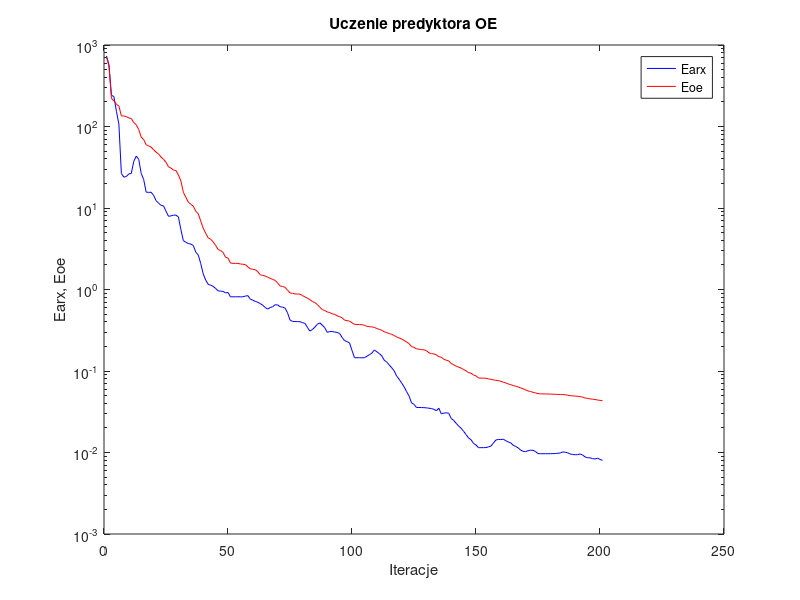
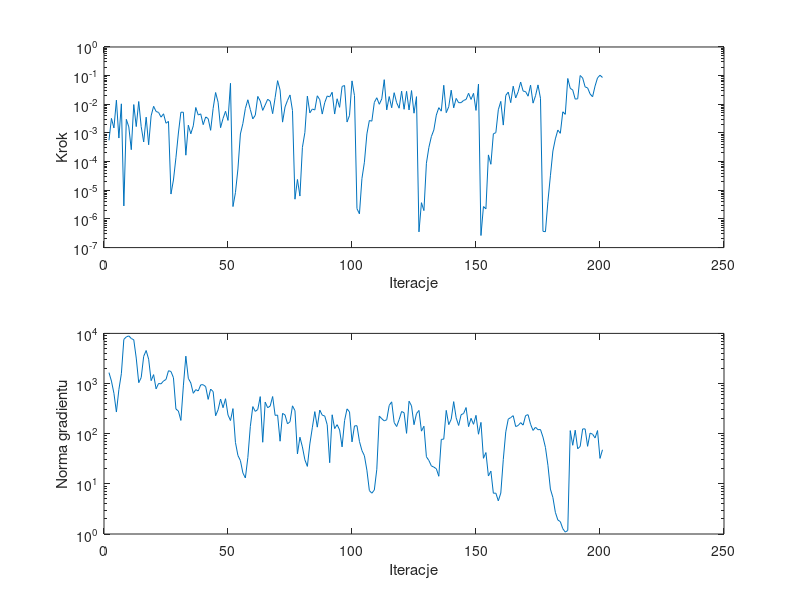

MATLAB code to generate these figures, in order:
%uczenie predyktora oe
clear all;
n=0; farx(n+1)=7.342260e+002; foe(n+1)=7.094035e+002; wspucz(n+1)=0.000000e+000; ng(n+1)=0.000000e+000;
%odnowa zmiennej metryki
n=1; farx(n+1)=5.744546e+002; foe(n+1)=5.519150e+002; krok(n+1)=5.534736e-004; ng(n+1)=1.653138e+003;
n=2; farx(n+1)=2.423556e+002; foe(n+1)=2.208937e+002; krok(n+1)=3.223493e-003; ng(n+1)=1.120863e+003;
n=3; farx(n+1)=2.323118e+002; foe(n+1)=2.071035e+002; krok(n+1)=1.495225e-003; ng(n+1)=6.396187e+002;
n=4; farx(n+1)=1.538202e+002; foe(n+1)=1.873649e+002; krok(n+1)=1.394241e-002; ng(n+1)=2.704603e+002;
n=5; farx(n+1)=1.072620e+002; foe(n+1)=1.783996e+002; krok(n+1)=6.647718e-004; ng(n+1)=7.606428e+002;
n=6; farx(n+1)=2.653393e+001; foe(n+1)=1.351797e+002; krok(n+1)=1.038090e-002; ng(n+1)=1.569102e+003;
n=7; farx(n+1)=2.390848e+001; foe(n+1)=1.343778e+002; krok(n+1)=2.842867e-006; ng(n+1)=7.596133e+003;
n=8; farx(n+1)=2.433957e+001; foe(n+1)=1.323893e+002; krok(n+1)=2.988526e-003; ng(n+1)=8.515455e+003;
n=9; farx(n+1)=2.617853e+001; foe(n+1)=1.271513e+002; krok(n+1)=1.629650e-003; ng(n+1)=8.910176e+003;
n=10; farx(n+1)=2.653736e+001; foe(n+1)=1.256153e+002; krok(n+1)=2.609621e-004; ng(n+1)=7.903780e+003;
n=11; farx(n+1)=3.731220e+001; foe(n+1)=1.119512e+002; krok(n+1)=9.787859e-003; ng(n+1)=7.468315e+003;
n=12; farx(n+1)=4.335079e+001; foe(n+1)=1.048828e+002; krok(n+1)=1.670300e-003; ng(n+1)=3.218055e+003;
n=13; farx(n+1)=3.959402e+001; foe(n+1)=9.188261e+001; krok(n+1)=1.251384e-002; ng(n+1)=1.041260e+003;
n=14; farx(n+1)=2.656078e+001; foe(n+1)=7.408303e+001; krok(n+1)=1.651908e-003; ng(n+1)=1.315021e+003;
n=15; farx(n+1)=2.237174e+001; foe(n+1)=6.910981e+001; krok(n+1)=4.850841e-004; ng(n+1)=3.486425e+003;
n=16; farx(n+1)=1.566366e+001; foe(n+1)=5.970960e+001; krok(n+1)=3.559503e-003; ng(n+1)=4.556876e+003;
n=17; farx(n+1)=1.554038e+001; foe(n+1)=5.785325e+001; krok(n+1)=3.870231e-004; ng(n+1)=3.056608e+003;
n=18; farx(n+1)=1.562114e+001; foe(n+1)=5.591028e+001; krok(n+1)=3.966104e-003; ng(n+1)=1.141282e+003;
n=19; farx(n+1)=1.429667e+001; foe(n+1)=5.187828e+001; krok(n+1)=8.518466e-003; ng(n+1)=1.506293e+003;
n=20; farx(n+1)=1.230487e+001; foe(n+1)=4.849093e+001; krok(n+1)=5.608324e-003; ng(n+1)=7.833972e+002;
n=21; farx(n+1)=1.146117e+001; foe(n+1)=4.604973e+001; krok(n+1)=5.214412e-003; ng(n+1)=1.001478e+003;
n=22; farx(n+1)=1.079260e+001; foe(n+1)=4.218003e+001; krok(n+1)=3.558977e-003; ng(n+1)=9.863270e+002;
n=23; farx(n+1)=1.061000e+001; foe(n+1)=3.959760e+001; krok(n+1)=4.669112e-003; ng(n+1)=1.125084e+003;
n=24; farx(n+1)=9.122674e+000; foe(n+1)=3.641525e+001; krok(n+1)=2.186130e-003; ng(n+1)=1.206309e+003;
n=25; farx(n+1)=7.918284e+000; foe(n+1)=3.201004e+001; krok(n+1)=2.531421e-003; ng(n+1)=1.801515e+003;
%odnowa zmiennej metryki
n=26; farx(n+1)=8.002395e+000; foe(n+1)=3.089131e+001; krok(n+1)=7.381362e-006; ng(n+1)=1.738571e+003;
n=27; farx(n+1)=8.168859e+000; foe(n+1)=2.923782e+001; krok(n+1)=2.285025e-005; ng(n+1)=1.308941e+003;
n=28; farx(n+1)=8.172744e+000; foe(n+1)=2.881119e+001; krok(n+1)=1.360048e-004; ng(n+1)=3.105689e+002;
n=29; farx(n+1)=7.766901e+000; foe(n+1)=2.549623e+001; krok(n+1)=9.975011e-004; ng(n+1)=2.828233e+002;
n=30; farx(n+1)=5.431384e+000; foe(n+1)=2.146523e+001; krok(n+1)=5.282995e-003; ng(n+1)=1.838307e+002;
n=31; farx(n+1)=3.973296e+000; foe(n+1)=1.556653e+001; krok(n+1)=5.294040e-003; ng(n+1)=8.984844e+002;
n=32; farx(n+1)=3.800389e+000; foe(n+1)=1.355332e+001; krok(n+1)=1.677606e-004; ng(n+1)=3.516280e+003;
n=33; farx(n+1)=3.662506e+000; foe(n+1)=1.179205e+001; krok(n+1)=1.869974e-003; ng(n+1)=1.271828e+003;
n=34; farx(n+1)=3.610968e+000; foe(n+1)=1.112348e+001; krok(n+1)=9.349870e-004; ng(n+1)=1.025803e+003;
n=35; farx(n+1)=3.470864e+000; foe(n+1)=1.053000e+001; krok(n+1)=1.772228e-003; ng(n+1)=6.390542e+002;
n=36; farx(n+1)=2.875764e+000; foe(n+1)=9.132917e+000; krok(n+1)=7.739087e-003; ng(n+1)=7.555791e+002;
n=37; farx(n+1)=2.647573e+000; foe(n+1)=8.516540e+000; krok(n+1)=4.221744e-003; ng(n+1)=7.118882e+002;
n=38; farx(n+1)=2.085089e+000; foe(n+1)=6.910765e+000; krok(n+1)=4.640059e-003; ng(n+1)=9.429193e+002;
n=39; farx(n+1)=1.554578e+000; foe(n+1)=5.663925e+000; krok(n+1)=1.949886e-003; ng(n+1)=9.475900e+002;
n=40; farx(n+1)=1.306235e+000; foe(n+1)=4.893184e+000; krok(n+1)=3.621201e-003; ng(n+1)=8.666767e+002;
n=41; farx(n+1)=1.157494e+000; foe(n+1)=4.315362e+000; krok(n+1)=3.174920e-003; ng(n+1)=4.833436e+002;
n=42; farx(n+1)=1.130729e+000; foe(n+1)=4.129891e+000; krok(n+1)=1.236155e-003; ng(n+1)=7.755019e+002;
n=43; farx(n+1)=1.094388e+000; foe(n+1)=3.855702e+000; krok(n+1)=7.137194e-003; ng(n+1)=6.923382e+002;
n=44; farx(n+1)=1.028903e+000; foe(n+1)=3.476018e+000; krok(n+1)=2.578794e-002; ng(n+1)=2.277555e+002;
n=45; farx(n+1)=9.637597e-001; foe(n+1)=3.102496e+000; krok(n+1)=1.183106e-002; ng(n+1)=2.996308e+002;
n=46; farx(n+1)=9.546251e-001; foe(n+1)=3.006193e+000; krok(n+1)=1.529718e-003; ng(n+1)=4.914628e+002;
n=47; farx(n+1)=9.486832e-001; foe(n+1)=2.857802e+000; krok(n+1)=3.195712e-003; ng(n+1)=3.299274e+002;
n=48; farx(n+1)=9.083916e-001; foe(n+1)=2.488930e+000; krok(n+1)=5.711090e-003; ng(n+1)=4.985280e+002;
n=49; farx(n+1)=9.189482e-001; foe(n+1)=2.431037e+000; krok(n+1)=2.739044e-003; ng(n+1)=2.362392e+002;
n=50; farx(n+1)=8.133277e-001; foe(n+1)=2.111137e+000; krok(n+1)=5.397089e-002; ng(n+1)=1.830881e+002;
%odnowa zmiennej metryki
n=51; farx(n+1)=8.133062e-001; foe(n+1)=2.094250e+000; krok(n+1)=2.701776e-006; ng(n+1)=3.165330e+002;
n=52; farx(n+1)=8.131104e-001; foe(n+1)=2.092910e+000; krok(n+1)=8.269595e-006; ng(n+1)=6.704219e+001;
n=53; farx(n+1)=8.148819e-001; foe(n+1)=2.090169e+000; krok(n+1)=5.538211e-005; ng(n+1)=3.681349e+001;
n=54; farx(n+1)=8.137210e-001; foe(n+1)=2.056356e+000; krok(n+1)=9.232346e-004; ng(n+1)=2.913870e+001;
n=55; farx(n+1)=8.128845e-001; foe(n+1)=2.041393e+000; krok(n+1)=2.141344e-003; ng(n+1)=1.653572e+001;
n=56; farx(n+1)=8.295686e-001; foe(n+1)=2.021433e+000; krok(n+1)=7.137194e-003; ng(n+1)=1.310616e+001;
n=57; farx(n+1)=8.417118e-001; foe(n+1)=1.892189e+000; krok(n+1)=1.438335e-002; ng(n+1)=3.336704e+001;
n=58; farx(n+1)=7.609314e-001; foe(n+1)=1.796222e+000; krok(n+1)=6.576513e-003; ng(n+1)=1.393368e+002;
n=59; farx(n+1)=7.398185e-001; foe(n+1)=1.769154e+000; krok(n+1)=3.096691e-003; ng(n+1)=3.470570e+002;
n=60; farx(n+1)=7.150667e-001; foe(n+1)=1.748730e+000; krok(n+1)=4.150488e-003; ng(n+1)=2.784500e+002;
n=61; farx(n+1)=6.966943e-001; foe(n+1)=1.655588e+000; krok(n+1)=1.881905e-002; ng(n+1)=3.041099e+002;
n=62; farx(n+1)=6.720186e-001; foe(n+1)=1.515466e+000; krok(n+1)=1.308616e-002; ng(n+1)=5.489784e+002;
n=63; farx(n+1)=6.406666e-001; foe(n+1)=1.492261e+000; krok(n+1)=6.130766e-003; ng(n+1)=6.754406e+001;
n=64; farx(n+1)=6.023410e-001; foe(n+1)=1.465580e+000; krok(n+1)=9.495353e-003; ng(n+1)=4.263562e+002;
n=65; farx(n+1)=5.746306e-001; foe(n+1)=1.415558e+000; krok(n+1)=1.500979e-002; ng(n+1)=3.290711e+002;
n=66; farx(n+1)=6.003248e-001; foe(n+1)=1.371246e+000; krok(n+1)=1.285709e-002; ng(n+1)=3.555802e+002;
n=67; farx(n+1)=6.152469e-001; foe(n+1)=1.331264e+000; krok(n+1)=4.714228e-003; ng(n+1)=5.510591e+002;
n=68; farx(n+1)=6.501047e-001; foe(n+1)=1.294374e+000; krok(n+1)=1.716139e-002; ng(n+1)=2.319141e+002;
n=69; farx(n+1)=6.476932e-001; foe(n+1)=1.202177e+000; krok(n+1)=6.680629e-002; ng(n+1)=2.351352e+002;
n=70; farx(n+1)=6.148705e-001; foe(n+1)=1.105038e+000; krok(n+1)=3.134999e-002; ng(n+1)=7.082370e+001;
n=71; farx(n+1)=6.075649e-001; foe(n+1)=1.089922e+000; krok(n+1)=2.388016e-003; ng(n+1)=2.545666e+002;
n=72; farx(n+1)=5.914890e-001; foe(n+1)=1.065110e+000; krok(n+1)=8.076021e-003; ng(n+1)=2.359255e+002;
n=73; farx(n+1)=5.183523e-001; foe(n+1)=9.800406e-001; krok(n+1)=1.370811e-002; ng(n+1)=1.572697e+002;
n=74; farx(n+1)=4.220844e-001; foe(n+1)=9.080310e-001; krok(n+1)=2.118799e-002; ng(n+1)=1.730064e+002;
n=75; farx(n+1)=4.061742e-001; foe(n+1)=8.974514e-001; krok(n+1)=6.053639e-003; ng(n+1)=3.593726e+002;
%odnowa zmiennej metryki
n=76; farx(n+1)=4.044420e-001; foe(n+1)=8.818165e-001; krok(n+1)=4.886358e-006; ng(n+1)=2.875754e+002;
n=77; farx(n+1)=4.037792e-001; foe(n+1)=8.800942e-001; krok(n+1)=2.383042e-005; ng(n+1)=3.942009e+001;
n=78; farx(n+1)=4.024809e-001; foe(n+1)=8.766551e-001; krok(n+1)=6.289522e-006; ng(n+1)=8.515875e+001;
n=79; farx(n+1)=3.922981e-001; foe(n+1)=8.439573e-001; krok(n+1)=3.138904e-004; ng(n+1)=5.448897e+001;
n=80; farx(n+1)=3.845296e-001; foe(n+1)=8.110753e-001; krok(n+1)=1.040544e-003; ng(n+1)=3.014464e+001;
n=81; farx(n+1)=3.441442e-001; foe(n+1)=7.836089e-001; krok(n+1)=1.926189e-002; ng(n+1)=2.229472e+001;
n=82; farx(n+1)=3.090145e-001; foe(n+1)=7.522762e-001; krok(n+1)=5.022071e-003; ng(n+1)=6.246372e+001;
n=83; farx(n+1)=3.223277e-001; foe(n+1)=7.138880e-001; krok(n+1)=6.854056e-003; ng(n+1)=1.313105e+002;
n=84; farx(n+1)=3.445486e-001; foe(n+1)=6.917241e-001; krok(n+1)=6.319511e-003; ng(n+1)=2.753640e+002;
n=85; farx(n+1)=3.741765e-001; foe(n+1)=6.547486e-001; krok(n+1)=1.982937e-002; ng(n+1)=1.350597e+002;
n=86; farx(n+1)=3.896185e-001; foe(n+1)=6.079707e-001; krok(n+1)=1.448480e-002; ng(n+1)=2.962471e+002;
n=87; farx(n+1)=3.654131e-001; foe(n+1)=5.680831e-001; krok(n+1)=4.564205e-003; ng(n+1)=2.340844e+002;
n=88; farx(n+1)=3.408694e-001; foe(n+1)=5.518949e-001; krok(n+1)=1.142218e-002; ng(n+1)=2.255935e+002;
n=89; farx(n+1)=2.978365e-001; foe(n+1)=5.303847e-001; krok(n+1)=1.953985e-002; ng(n+1)=1.510193e+002;
n=90; farx(n+1)=3.045875e-001; foe(n+1)=5.217301e-001; krok(n+1)=1.809047e-002; ng(n+1)=2.641502e+001;
n=91; farx(n+1)=3.053367e-001; foe(n+1)=5.035875e-001; krok(n+1)=2.630605e-002; ng(n+1)=2.383035e+002;
n=92; farx(n+1)=3.006978e-001; foe(n+1)=4.964366e-001; krok(n+1)=4.575114e-003; ng(n+1)=1.264527e+002;
n=93; farx(n+1)=2.975862e-001; foe(n+1)=4.763335e-001; krok(n+1)=1.559274e-002; ng(n+1)=1.513611e+002;
n=94; farx(n+1)=2.890904e-001; foe(n+1)=4.645739e-001; krok(n+1)=7.835038e-003; ng(n+1)=1.186969e+002;
n=95; farx(n+1)=2.578402e-001; foe(n+1)=4.499638e-001; krok(n+1)=4.194258e-002; ng(n+1)=5.458712e+001;
n=96; farx(n+1)=2.362915e-001; foe(n+1)=4.207489e-001; krok(n+1)=4.524124e-002; ng(n+1)=1.825656e+002;
n=97; farx(n+1)=2.294706e-001; foe(n+1)=4.149689e-001; krok(n+1)=2.409214e-003; ng(n+1)=3.125746e+002;
n=98; farx(n+1)=2.211497e-001; foe(n+1)=4.092608e-001; krok(n+1)=4.096666e-003; ng(n+1)=2.715737e+002;
n=99; farx(n+1)=1.785671e-001; foe(n+1)=3.914119e-001; krok(n+1)=6.561970e-002; ng(n+1)=6.861632e+001;
n=100; farx(n+1)=1.455112e-001; foe(n+1)=3.736194e-001; krok(n+1)=2.008899e-002; ng(n+1)=1.430187e+002;
%odnowa zmiennej metryki
n=101; farx(n+1)=1.455352e-001; foe(n+1)=3.719098e-001; krok(n+1)=2.282247e-006; ng(n+1)=1.443497e+002;
n=102; farx(n+1)=1.455539e-001; foe(n+1)=3.715761e-001; krok(n+1)=1.504996e-006; ng(n+1)=7.024650e+001;
n=103; farx(n+1)=1.451831e-001; foe(n+1)=3.696240e-001; krok(n+1)=2.545461e-005; ng(n+1)=4.622901e+001;
n=104; farx(n+1)=1.455306e-001; foe(n+1)=3.645109e-001; krok(n+1)=9.532169e-005; ng(n+1)=3.638360e+001;
n=105; farx(n+1)=1.516521e-001; foe(n+1)=3.535389e-001; krok(n+1)=9.232346e-004; ng(n+1)=1.876296e+001;
n=106; farx(n+1)=1.582585e-001; foe(n+1)=3.497288e-001; krok(n+1)=2.722891e-003; ng(n+1)=7.345777e+000;
n=107; farx(n+1)=1.656394e-001; foe(n+1)=3.476549e-001; krok(n+1)=2.581388e-003; ng(n+1)=6.512662e+000;
n=108; farx(n+1)=1.811886e-001; foe(n+1)=3.434532e-001; krok(n+1)=1.165911e-002; ng(n+1)=7.546260e+000;
n=109; farx(n+1)=1.723019e-001; foe(n+1)=3.316400e-001; krok(n+1)=1.693613e-002; ng(n+1)=1.952948e+001;
n=110; farx(n+1)=1.637352e-001; foe(n+1)=3.242932e-001; krok(n+1)=1.000726e-002; ng(n+1)=2.246700e+002;
n=111; farx(n+1)=1.534737e-001; foe(n+1)=3.161856e-001; krok(n+1)=1.547432e-002; ng(n+1)=1.989932e+002;
n=112; farx(n+1)=1.356097e-001; foe(n+1)=3.030788e-001; krok(n+1)=7.236188e-002; ng(n+1)=1.801450e+002;
n=113; farx(n+1)=1.286142e-001; foe(n+1)=2.956058e-001; krok(n+1)=6.390530e-003; ng(n+1)=1.899137e+002;
n=114; farx(n+1)=1.186764e-001; foe(n+1)=2.878874e-001; krok(n+1)=1.865271e-002; ng(n+1)=3.666091e+002;
n=115; farx(n+1)=1.097435e-001; foe(n+1)=2.816836e-001; krok(n+1)=7.557177e-003; ng(n+1)=4.315467e+002;
n=116; farx(n+1)=1.005154e-001; foe(n+1)=2.728219e-001; krok(n+1)=2.541206e-002; ng(n+1)=1.670152e+002;
n=117; farx(n+1)=8.671386e-002; foe(n+1)=2.616469e-001; krok(n+1)=1.136199e-002; ng(n+1)=1.389106e+002;
n=118; farx(n+1)=7.922618e-002; foe(n+1)=2.549170e-001; krok(n+1)=7.314625e-003; ng(n+1)=1.908183e+002;
n=119; farx(n+1)=7.145041e-002; foe(n+1)=2.467358e-001; krok(n+1)=2.876644e-002; ng(n+1)=2.770608e+002;
n=120; farx(n+1)=6.395699e-002; foe(n+1)=2.376766e-001; krok(n+1)=6.700076e-003; ng(n+1)=2.621079e+002;
n=121; farx(n+1)=5.600034e-002; foe(n+1)=2.270574e-001; krok(n+1)=2.840322e-002; ng(n+1)=1.016547e+002;
n=122; farx(n+1)=4.947804e-002; foe(n+1)=2.167469e-001; krok(n+1)=6.353015e-003; ng(n+1)=4.443755e+002;
n=123; farx(n+1)=4.064015e-002; foe(n+1)=1.992112e-001; krok(n+1)=3.010907e-002; ng(n+1)=3.590675e+002;
n=124; farx(n+1)=3.900367e-002; foe(n+1)=1.950663e-001; krok(n+1)=4.893842e-003; ng(n+1)=1.511440e+002;
n=125; farx(n+1)=3.567890e-002; foe(n+1)=1.869125e-001; krok(n+1)=1.850334e-002; ng(n+1)=2.514585e+002;
%odnowa zmiennej metryki
n=126; farx(n+1)=3.567886e-002; foe(n+1)=1.852594e-001; krok(n+1)=3.537189e-007; ng(n+1)=2.909588e+002;
n=127; farx(n+1)=3.561503e-002; foe(n+1)=1.833175e-001; krok(n+1)=3.690681e-006; ng(n+1)=1.124697e+002;
n=128; farx(n+1)=3.549494e-002; foe(n+1)=1.818919e-001; krok(n+1)=1.953953e-006; ng(n+1)=1.409035e+002;
n=129; farx(n+1)=3.531834e-002; foe(n+1)=1.779517e-001; krok(n+1)=8.763108e-005; ng(n+1)=3.469431e+001;
n=130; farx(n+1)=3.496041e-002; foe(n+1)=1.673937e-001; krok(n+1)=3.138794e-004; ng(n+1)=2.926519e+001;
n=131; farx(n+1)=3.461932e-002; foe(n+1)=1.634072e-001; krok(n+1)=7.471315e-004; ng(n+1)=2.281756e+001;
n=132; farx(n+1)=3.389105e-002; foe(n+1)=1.621855e-001; krok(n+1)=1.274309e-003; ng(n+1)=2.154566e+001;
n=133; farx(n+1)=3.251468e-002; foe(n+1)=1.579990e-001; krok(n+1)=4.201739e-003; ng(n+1)=2.002994e+001;
n=134; farx(n+1)=3.498627e-002; foe(n+1)=1.499077e-001; krok(n+1)=7.637224e-003; ng(n+1)=1.416517e+001;
n=135; farx(n+1)=2.985839e-002; foe(n+1)=1.475592e-001; krok(n+1)=5.770731e-003; ng(n+1)=7.701595e+001;
n=136; farx(n+1)=3.037754e-002; foe(n+1)=1.396331e-001; krok(n+1)=4.614317e-002; ng(n+1)=7.798992e+001;
n=137; farx(n+1)=3.072865e-002; foe(n+1)=1.357716e-001; krok(n+1)=5.107684e-003; ng(n+1)=2.916237e+002;
n=138; farx(n+1)=3.028851e-002; foe(n+1)=1.330955e-001; krok(n+1)=8.180929e-003; ng(n+1)=1.517559e+002;
n=139; farx(n+1)=2.618503e-002; foe(n+1)=1.233849e-001; krok(n+1)=3.104538e-002; ng(n+1)=1.937124e+002;
n=140; farx(n+1)=2.473560e-002; foe(n+1)=1.190481e-001; krok(n+1)=7.527268e-003; ng(n+1)=4.359078e+002;
n=141; farx(n+1)=2.281146e-002; foe(n+1)=1.149333e-001; krok(n+1)=1.605804e-002; ng(n+1)=2.074204e+002;
n=142; farx(n+1)=2.114353e-002; foe(n+1)=1.114390e-001; krok(n+1)=1.136199e-002; ng(n+1)=1.459166e+002;
n=143; farx(n+1)=1.986289e-002; foe(n+1)=1.085695e-001; krok(n+1)=1.142218e-002; ng(n+1)=2.394995e+002;
n=144; farx(n+1)=1.819200e-002; foe(n+1)=1.040648e-001; krok(n+1)=1.367655e-002; ng(n+1)=2.524631e+002;
n=145; farx(n+1)=1.658127e-002; foe(n+1)=1.004493e-001; krok(n+1)=1.473291e-002; ng(n+1)=3.320825e+002;
n=146; farx(n+1)=1.506595e-002; foe(n+1)=9.558469e-002; krok(n+1)=2.426108e-002; ng(n+1)=1.382919e+002;
n=147; farx(n+1)=1.436755e-002; foe(n+1)=9.388417e-002; krok(n+1)=1.477175e-002; ng(n+1)=2.028292e+002;
n=148; farx(n+1)=1.292297e-002; foe(n+1)=8.941195e-002; krok(n+1)=2.410544e-002; ng(n+1)=1.539160e+002;
n=149; farx(n+1)=1.236838e-002; foe(n+1)=8.705229e-002; krok(n+1)=6.118871e-003; ng(n+1)=2.322204e+002;
n=150; farx(n+1)=1.146114e-002; foe(n+1)=8.224378e-002; krok(n+1)=5.082412e-002; ng(n+1)=9.757787e+001;
%odnowa zmiennej metryki
n=151; farx(n+1)=1.146336e-002; foe(n+1)=8.175541e-002; krok(n+1)=2.639150e-007; ng(n+1)=1.680803e+002;
n=152; farx(n+1)=1.147380e-002; foe(n+1)=8.165886e-002; krok(n+1)=2.706192e-006; ng(n+1)=3.232429e+001;
n=153; farx(n+1)=1.148883e-002; foe(n+1)=8.152829e-002; krok(n+1)=2.253872e-006; ng(n+1)=4.208995e+001;
n=154; farx(n+1)=1.171654e-002; foe(n+1)=8.020438e-002; krok(n+1)=1.714180e-004; ng(n+1)=1.434560e+001;
n=155; farx(n+1)=1.198303e-002; foe(n+1)=7.904904e-002; krok(n+1)=8.074766e-005; ng(n+1)=1.794472e+001;
n=156; farx(n+1)=1.303113e-002; foe(n+1)=7.781760e-002; krok(n+1)=9.352282e-004; ng(n+1)=6.501466e+000;
n=157; farx(n+1)=1.422821e-002; foe(n+1)=7.683363e-002; krok(n+1)=1.025308e-003; ng(n+1)=6.527179e+000;
n=158; farx(n+1)=1.446750e-002; foe(n+1)=7.621820e-002; krok(n+1)=6.450159e-003; ng(n+1)=4.586728e+000;
n=159; farx(n+1)=1.441797e-002; foe(n+1)=7.479781e-002; krok(n+1)=1.263902e-002; ng(n+1)=6.561534e+000;
n=160; farx(n+1)=1.455548e-002; foe(n+1)=7.296648e-002; krok(n+1)=1.882699e-003; ng(n+1)=3.052655e+001;
n=161; farx(n+1)=1.396725e-002; foe(n+1)=7.141243e-002; krok(n+1)=2.038266e-002; ng(n+1)=1.087180e+002;
n=162; farx(n+1)=1.345723e-002; foe(n+1)=6.931747e-002; krok(n+1)=2.672481e-002; ng(n+1)=1.950994e+002;
n=163; farx(n+1)=1.314152e-002; foe(n+1)=6.804660e-002; krok(n+1)=1.142218e-002; ng(n+1)=2.098179e+002;
n=164; farx(n+1)=1.225847e-002; foe(n+1)=6.631815e-002; krok(n+1)=4.284718e-002; ng(n+1)=2.285942e+002;
n=165; farx(n+1)=1.187977e-002; foe(n+1)=6.511858e-002; krok(n+1)=1.664870e-002; ng(n+1)=1.389068e+002;
n=166; farx(n+1)=1.138422e-002; foe(n+1)=6.377918e-002; krok(n+1)=2.753789e-002; ng(n+1)=1.454988e+002;
n=167; farx(n+1)=1.071079e-002; foe(n+1)=6.200400e-002; krok(n+1)=5.985461e-002; ng(n+1)=1.662519e+002;
n=168; farx(n+1)=1.033426e-002; foe(n+1)=6.059299e-002; krok(n+1)=2.900728e-002; ng(n+1)=1.483151e+002;
n=169; farx(n+1)=1.025607e-002; foe(n+1)=5.864193e-002; krok(n+1)=2.768235e-002; ng(n+1)=2.302944e+002;
n=170; farx(n+1)=1.052758e-002; foe(n+1)=5.698765e-002; krok(n+1)=1.916385e-002; ng(n+1)=2.393453e+002;
n=171; farx(n+1)=1.068312e-002; foe(n+1)=5.603080e-002; krok(n+1)=4.663645e-002; ng(n+1)=1.543279e+002;
n=172; farx(n+1)=1.064078e-002; foe(n+1)=5.475749e-002; krok(n+1)=1.097075e-002; ng(n+1)=1.161462e+002;
n=173; farx(n+1)=1.028474e-002; foe(n+1)=5.387760e-002; krok(n+1)=1.989989e-002; ng(n+1)=1.345293e+002;
n=174; farx(n+1)=9.680000e-003; foe(n+1)=5.277203e-002; krok(n+1)=4.756755e-002; ng(n+1)=1.201294e+002;
n=175; farx(n+1)=9.663181e-003; foe(n+1)=5.243749e-002; krok(n+1)=1.619829e-002; ng(n+1)=1.210658e+002;
%odnowa zmiennej metryki
n=176; farx(n+1)=9.662278e-003; foe(n+1)=5.234214e-002; krok(n+1)=3.698801e-007; ng(n+1)=8.568302e+001;
n=177; farx(n+1)=9.661971e-003; foe(n+1)=5.230167e-002; krok(n+1)=3.576055e-007; ng(n+1)=5.331395e+001;
n=178; farx(n+1)=9.667087e-003; foe(n+1)=5.220748e-002; krok(n+1)=4.142305e-006; ng(n+1)=2.349221e+001;
n=179; farx(n+1)=9.671410e-003; foe(n+1)=5.211382e-002; krok(n+1)=3.204087e-005; ng(n+1)=7.861710e+000;
n=180; farx(n+1)=9.692447e-003; foe(n+1)=5.189191e-002; krok(n+1)=2.337468e-004; ng(n+1)=5.357887e+000;
n=181; farx(n+1)=9.719759e-003; foe(n+1)=5.174977e-002; krok(n+1)=6.218716e-004; ng(n+1)=2.705939e+000;
n=182; farx(n+1)=9.784507e-003; foe(n+1)=5.159605e-002; krok(n+1)=1.265711e-003; ng(n+1)=1.905467e+000;
n=183; farx(n+1)=9.874181e-003; foe(n+1)=5.152863e-002; krok(n+1)=9.727667e-004; ng(n+1)=1.764223e+000;
n=184; farx(n+1)=1.016805e-002; foe(n+1)=5.136669e-002; krok(n+1)=5.478088e-003; ng(n+1)=1.275142e+000;
n=185; farx(n+1)=1.008614e-002; foe(n+1)=5.120061e-002; krok(n+1)=4.464102e-003; ng(n+1)=1.091751e+000;
n=186; farx(n+1)=9.910152e-003; foe(n+1)=5.044740e-002; krok(n+1)=7.964480e-002; ng(n+1)=1.176520e+000;
n=187; farx(n+1)=9.578506e-003; foe(n+1)=4.983325e-002; krok(n+1)=3.618094e-002; ng(n+1)=1.152225e+002;
n=188; farx(n+1)=9.462290e-003; foe(n+1)=4.955092e-002; krok(n+1)=3.144138e-002; ng(n+1)=5.875826e+001;
n=189; farx(n+1)=9.385616e-003; foe(n+1)=4.916892e-002; krok(n+1)=1.516106e-002; ng(n+1)=1.174427e+002;
n=190; farx(n+1)=9.413602e-003; foe(n+1)=4.898990e-002; krok(n+1)=1.556168e-002; ng(n+1)=5.006062e+001;
n=191; farx(n+1)=9.593525e-003; foe(n+1)=4.851666e-002; krok(n+1)=1.010376e-001; ng(n+1)=5.562306e+001;
n=192; farx(n+1)=9.318251e-003; foe(n+1)=4.782689e-002; krok(n+1)=8.316649e-002; ng(n+1)=1.244429e+002;
n=193; farx(n+1)=8.816863e-003; foe(n+1)=4.661574e-002; krok(n+1)=4.048730e-002; ng(n+1)=1.246789e+002;
n=194; farx(n+1)=8.622637e-003; foe(n+1)=4.606203e-002; krok(n+1)=3.739234e-002; ng(n+1)=5.600678e+001;
n=195; farx(n+1)=8.606307e-003; foe(n+1)=4.553788e-002; krok(n+1)=2.308292e-002; ng(n+1)=1.027215e+002;
n=196; farx(n+1)=8.422283e-003; foe(n+1)=4.506680e-002; krok(n+1)=1.825465e-002; ng(n+1)=9.785122e+001;
n=197; farx(n+1)=8.312879e-003; foe(n+1)=4.470526e-002; krok(n+1)=4.312599e-002; ng(n+1)=8.221256e+001;
n=198; farx(n+1)=8.535086e-003; foe(n+1)=4.407796e-002; krok(n+1)=8.373214e-002; ng(n+1)=1.155708e+002;
n=199; farx(n+1)=8.215334e-003; foe(n+1)=4.361609e-002; krok(n+1)=1.032026e-001; ng(n+1)=3.216186e+001;
n=200; farx(n+1)=8.021098e-003; foe(n+1)=4.322804e-002; krok(n+1)=8.643496e-002; ng(n+1)=4.782919e+001;

figure; semilogy(farx,'b'); hold on; semilogy(foe,'r'); xlabel('Iteracje'); ylabel('Earx, Eoe'); legend('Earx','Eoe'); title('Uczenie predyktora OE');
figure; subplot(2,1,1); semilogy(krok); xlabel('Iteracje'); ylabel('Krok');
subplot(2,1,2); semilogy(ng); xlabel('Iteracje'); ylabel('Norma gradientu');
Earx=farx(n+1)
Eoe=foe(n+1)
